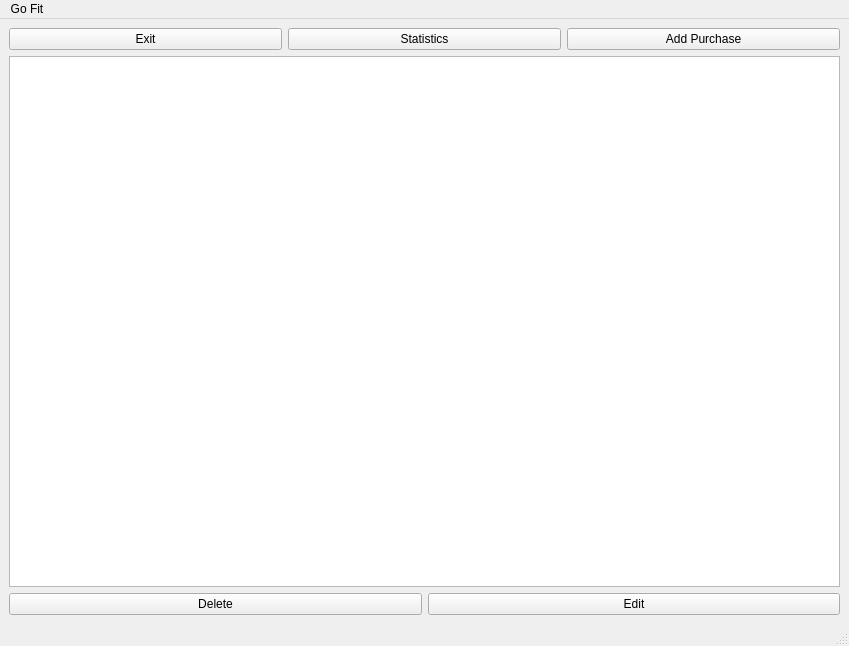
<?xml version="1.0" encoding="UTF-8"?>
<ui version="4.0">
 <class>authorisation</class>
 <widget class="QMainWindow" name="authorisation">
  <property name="geometry">
   <rect>
    <x>0</x>
    <y>0</y>
    <width>849</width>
    <height>646</height>
   </rect>
  </property>
  <property name="windowTitle">
   <string>MainWindow</string>
  </property>
  <widget class="QWidget" name="centralwidget">
   <layout class="QVBoxLayout" name="verticalLayout_2">
    <item>
     <layout class="QVBoxLayout" name="verticalLayout">
      <item>
       <layout class="QHBoxLayout" name="horizontalLayout">
        <item>
         <widget class="QPushButton" name="pushButton">
          <property name="text">
           <string>Exit</string>
          </property>
         </widget>
        </item>
        <item>
         <widget class="QPushButton" name="pushButton_2">
          <property name="text">
           <string>Statistics</string>
          </property>
         </widget>
        </item>
        <item>
         <widget class="QPushButton" name="add">
          <property name="text">
           <string>Add Purchase</string>
          </property>
         </widget>
        </item>
       </layout>
      </item>
      <item>
       <widget class="QTableView" name="tableView"/>
      </item>
      <item>
       <layout class="QHBoxLayout" name="horizontalLayout_2">
        <item>
         <widget class="QPushButton" name="del">
          <property name="text">
           <string>Delete</string>
          </property>
         </widget>
        </item>
        <item>
         <widget class="QPushButton" name="edit">
          <property name="text">
           <string>Edit</string>
          </property>
         </widget>
        </item>
       </layout>
      </item>
     </layout>
    </item>
   </layout>
  </widget>
  <widget class="QMenuBar" name="menubar">
   <property name="geometry">
    <rect>
     <x>0</x>
     <y>0</y>
     <width>849</width>
     <height>24</height>
    </rect>
   </property>
   <widget class="QMenu" name="menuGo_Fit">
    <property name="title">
     <string>Go Fit</string>
    </property>
    <addaction name="actionOpen"/>
    <addaction name="actionSave_as"/>
    <addaction name="actionSave"/>
   </widget>
   <addaction name="menuGo_Fit"/>
  </widget>
  <widget class="QStatusBar" name="statusbar"/>
  <action name="actionOpen">
   <property name="text">
    <string>Open</string>
   </property>
  </action>
  <action name="actionSave_as">
   <property name="text">
    <string>Save as</string>
   </property>
  </action>
  <action name="actionSave">
   <property name="text">
    <string>Save</string>
   </property>
  </action>
 </widget>
 <resources/>
 <connections/>
</ui>
